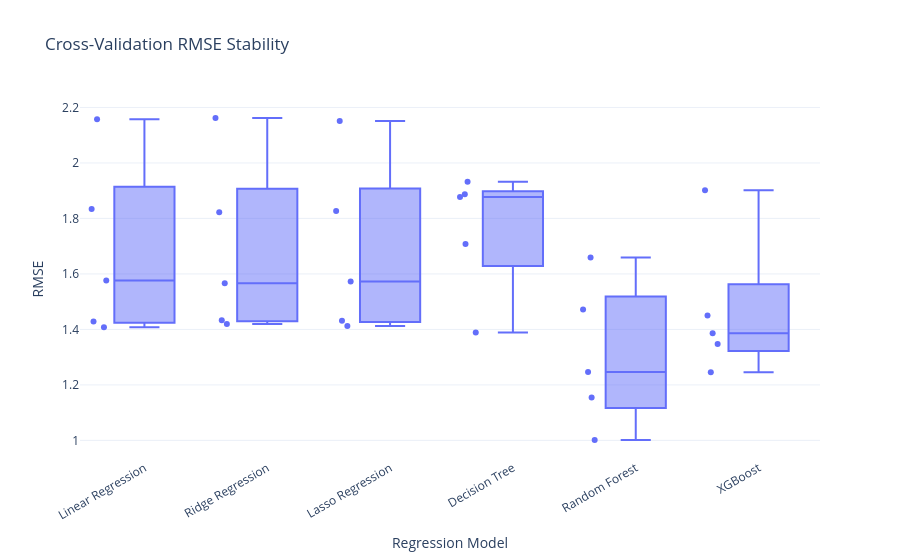

Source (notebook cell):
### Code cell
# ============================================================
# Cross-Validation RMSE by Fold
# ============================================================

fig = px.box(
    cross_validation_df,
    x="Model",
    y="RMSE",
    points="all",
    title="Cross-Validation RMSE Stability",
    template="plotly_white"
)

fig.update_layout(
    xaxis_title="Regression Model",
    yaxis_title="RMSE",
    xaxis_tickangle=-30
)

fig.show()

### Figure 1 — Plotly figure (JSON) as saved in the notebook; plotly's stock layout.template omitted (floating-point values rounded to 4 significant figures)
{"data": [{"alignmentgroup": "True", "boxpoints": "all", "hovertemplate": "Model=%{x}<br>RMSE=%{y}<extra></extra>", "legendgroup": "", "marker": {"color": "#636efa"}, "name": "", "notched": false, "offsetgroup": "", "orientation": "v", "showlegend": false, "type": "box", "x": ["Linear Regression", "Linear Regression", "Linear Regression", "Linear Regression", "Linear Regression", "Ridge Regression", "Ridge Regression", "Ridge Regression", "Ridge Regression", "Ridge Regression", "Lasso Regression", "Lasso Regression", "Lasso Regression", "Lasso Regression", "Lasso Regression", "Decision Tree", "Decision Tree", "Decision Tree", "Decision Tree", "Decision Tree", "Random Forest", "Random Forest", "Random Forest", "Random Forest", "Random Forest", "XGBoost", "XGBoost", "XGBoost", "XGBoost", "XGBoost"], "x0": " ", "xaxis": "x", "y": [1.834, 2.157, 1.576, 1.429, 1.408, 1.822, 2.162, 1.566, 1.433, 1.419, 1.827, 2.151, 1.573, 1.431, 1.413, 1.389, 1.877, 1.708, 1.887, 1.932, 1.001, 1.66, 1.472, 1.155, 1.247, 1.386, 1.902, 1.347, 1.45, 1.246], "y0": " ", "yaxis": "y"}], "layout": {"boxmode": "group", "legend": {"tracegroupgap": 0}, "title": {"text": "Cross-Validation RMSE Stability"}, "xaxis": {"anchor": "y", "domain": [0, 1], "tickangle": -30, "title": {"text": "Regression Model"}}, "yaxis": {"anchor": "x", "domain": [0, 1], "title": {"text": "RMSE"}}}}
